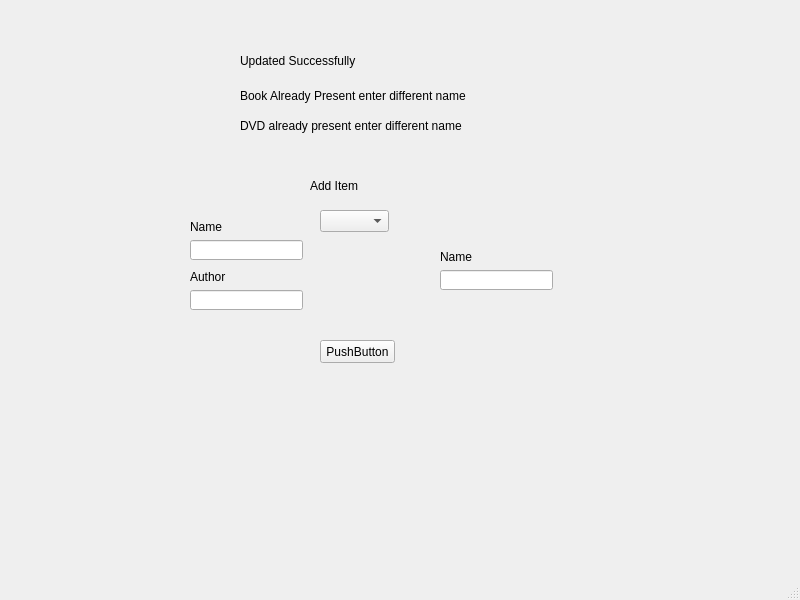
<?xml version="1.0" encoding="UTF-8"?>
<ui version="4.0">
 <class>aditem</class>
 <widget class="QMainWindow" name="aditem">
  <property name="geometry">
   <rect>
    <x>0</x>
    <y>0</y>
    <width>800</width>
    <height>600</height>
   </rect>
  </property>
  <property name="windowTitle">
   <string>MainWindow</string>
  </property>
  <widget class="QWidget" name="centralwidget">
   <widget class="QLineEdit" name="lineEdit">
    <property name="geometry">
     <rect>
      <x>190</x>
      <y>240</y>
      <width>113</width>
      <height>20</height>
     </rect>
    </property>
   </widget>
   <widget class="QLabel" name="label">
    <property name="geometry">
     <rect>
      <x>310</x>
      <y>170</y>
      <width>131</width>
      <height>31</height>
     </rect>
    </property>
    <property name="styleSheet">
     <string notr="true">font: 20pt &quot;MS Shell Dlg 2&quot;;</string>
    </property>
    <property name="text">
     <string>Add Item</string>
    </property>
   </widget>
   <widget class="QLabel" name="label_4">
    <property name="geometry">
     <rect>
      <x>440</x>
      <y>250</y>
      <width>47</width>
      <height>13</height>
     </rect>
    </property>
    <property name="text">
     <string>Name</string>
    </property>
   </widget>
   <widget class="QPushButton" name="pushButton">
    <property name="geometry">
     <rect>
      <x>320</x>
      <y>340</y>
      <width>75</width>
      <height>23</height>
     </rect>
    </property>
    <property name="text">
     <string>PushButton</string>
    </property>
   </widget>
   <widget class="QLabel" name="label_2">
    <property name="geometry">
     <rect>
      <x>190</x>
      <y>220</y>
      <width>47</width>
      <height>13</height>
     </rect>
    </property>
    <property name="text">
     <string>Name</string>
    </property>
   </widget>
   <widget class="QLineEdit" name="lineEdit_2">
    <property name="geometry">
     <rect>
      <x>190</x>
      <y>290</y>
      <width>113</width>
      <height>20</height>
     </rect>
    </property>
   </widget>
   <widget class="QLineEdit" name="lineEdit_3">
    <property name="geometry">
     <rect>
      <x>440</x>
      <y>270</y>
      <width>113</width>
      <height>20</height>
     </rect>
    </property>
   </widget>
   <widget class="QLabel" name="label_3">
    <property name="geometry">
     <rect>
      <x>190</x>
      <y>270</y>
      <width>47</width>
      <height>13</height>
     </rect>
    </property>
    <property name="text">
     <string>Author</string>
    </property>
   </widget>
   <widget class="QComboBox" name="comboBox">
    <property name="geometry">
     <rect>
      <x>320</x>
      <y>210</y>
      <width>69</width>
      <height>22</height>
     </rect>
    </property>
   </widget>
   <widget class="QLabel" name="label_5">
    <property name="geometry">
     <rect>
      <x>240</x>
      <y>80</y>
      <width>411</width>
      <height>31</height>
     </rect>
    </property>
    <property name="styleSheet">
     <string notr="true">font: 16pt &quot;MS Shell Dlg 2&quot;;</string>
    </property>
    <property name="text">
     <string>Book Already Present enter different name</string>
    </property>
   </widget>
   <widget class="QLabel" name="label_6">
    <property name="geometry">
     <rect>
      <x>240</x>
      <y>110</y>
      <width>501</width>
      <height>31</height>
     </rect>
    </property>
    <property name="styleSheet">
     <string notr="true">font: 20pt &quot;MS Shell Dlg 2&quot;;</string>
    </property>
    <property name="text">
     <string>DVD already present enter different name</string>
    </property>
   </widget>
   <widget class="QLabel" name="label_7">
    <property name="geometry">
     <rect>
      <x>240</x>
      <y>50</y>
      <width>261</width>
      <height>21</height>
     </rect>
    </property>
    <property name="styleSheet">
     <string notr="true">font: 20pt &quot;MS Shell Dlg 2&quot;;</string>
    </property>
    <property name="text">
     <string>Updated Successfully</string>
    </property>
   </widget>
  </widget>
  <widget class="QMenuBar" name="menubar">
   <property name="geometry">
    <rect>
     <x>0</x>
     <y>0</y>
     <width>800</width>
     <height>21</height>
    </rect>
   </property>
  </widget>
  <widget class="QStatusBar" name="statusbar"/>
 </widget>
 <resources/>
 <connections/>
</ui>
